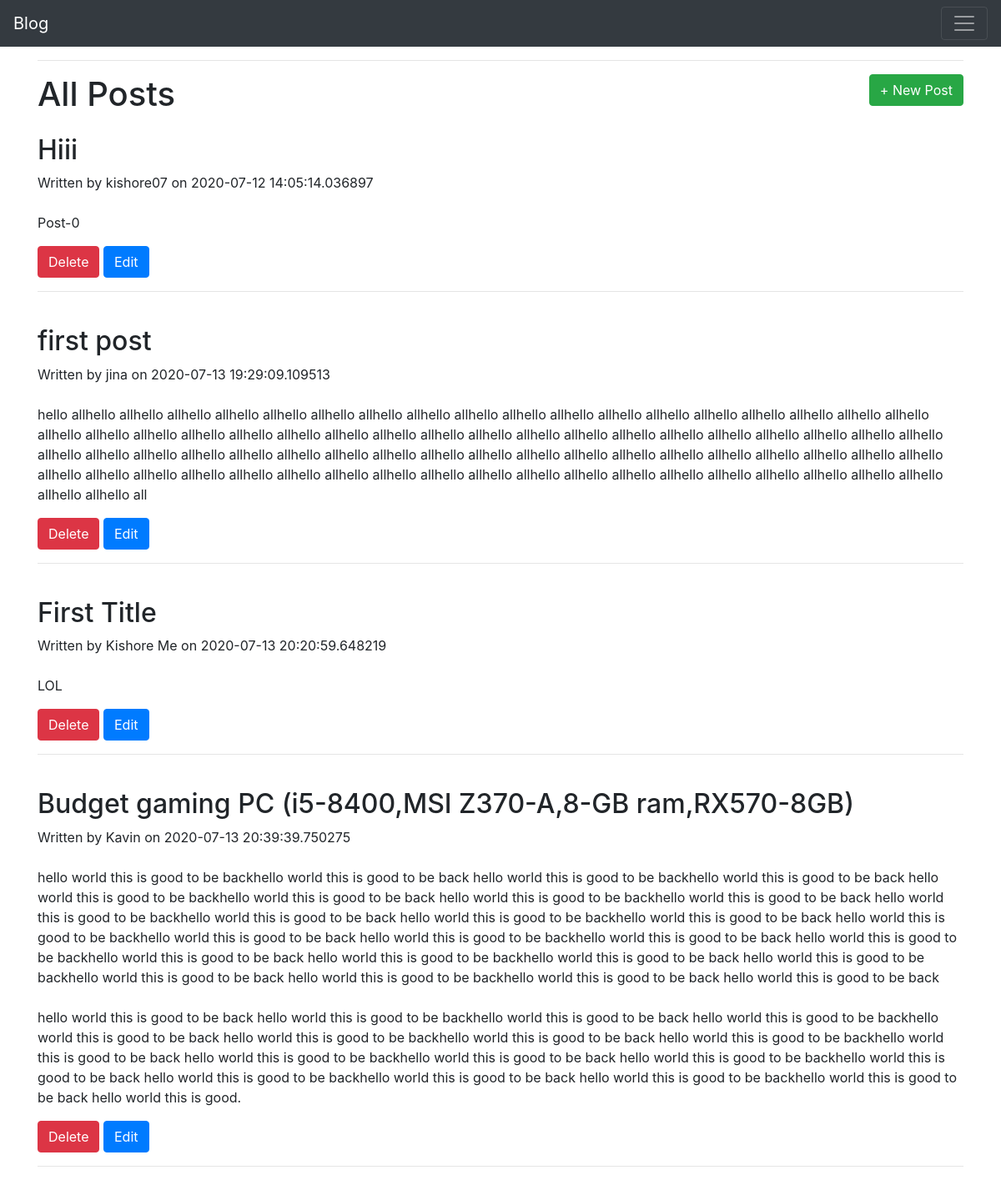
The page /posts on the database its author committed.
### app.py (models this page shows, shortened)
class BlogPost(db.Model):
    id = db.Column(db.Integer, primary_key=True)
    title = db.Column(db.String(100), nullable=False)
    content = db.Column(db.Text, nullable=False)
    author = db.Column(db.String(20), nullable=False, default='N/A')
    date_posted = db.Column(db.DateTime, nullable=False, default=datetime.utcnow)

### app.py (the view)
@app.route('/posts', methods=['GET', 'POST'])
def posts():
    if request.method == 'POST':
        post_title = request.form['title']
        post_content = request.form['content']
        post_author = request.form['author']
        new_post = BlogPost(
            title=post_title, content=post_content, author=post_author)
        db.session.add(new_post)
        db.session.commit()
        return redirect('/posts')
    else:
        all_posts = BlogPost.query.order_by(BlogPost.date_posted).all()
        return render_template('posts.html', posts=all_posts)

### templates/posts.html (shortened to what this page needs)
{% extends 'base.html' %}
{% block body %}
<hr>
<div>
    <h1 style="display: inline;">All Posts</h1>
    <a href="/posts/new" class="btn btn-success float-right" style="display: inline;">+ New Post</a>
</div>
{% for post in posts %}
<br>
<h2>{{ post.title }}</h2>
{% if post.author %}
<medium> Written by {{ post.author }} on {{ post.date_posted }}</medium>
{% else %}
<medium> Written by Unknown on {{ post.date_posted }}</medium>
{% endif %}
<br>
<br>
<p style="white-space: pre-wrap;">{{ post.content }}</p>
<a href="/posts/delete/{{ post.id }}" class="btn btn-danger">Delete</a>
<a href="/posts/edit/{{ post.id }}" class="btn btn-primary">Edit</a>
<hr>
{% endfor %}
{% endblock %}

### templates/base.html (shortened to what this page needs)
<!DOCTYPE html>
<html lang="en">
<head>
    <link rel="stylesheet" href="https://stackpath.bootstrapcdn.com/bootstrap/4.5.0/css/bootstrap.min.css"
>
</head>
<body>
    <nav class="navbar navbar-dark bg-dark">
        <a class="navbar-brand" href="/">Blog</a>
        <button class="navbar-toggler" type="button" data-toggle="collapse" data-target="#navbarsExample01"
            aria-controls="navbarsExample01" aria-expanded="false" aria-label="Toggle navigation">
            <span class="navbar-toggler-icon"></span>
        </button>
    </nav>
    <div class="container">
        {% block body %} {% endblock %}
    </div>
</body>
</html>

### rows shown on the page
BlogPost: title "Hiii", author "kishore07", date_posted "2020-07-12 14:05:14.036897", content "Post-0"
BlogPost: title "first post", author "jina", date_posted "2020-07-13 19:29:09.109513", content "hello allhello allhello allhello allhello allhello allhello allhello allhello allhello allhello allhello allhello allhello allhello allhello allhello allhello allhello allhello allhello allhello allhello allhello allhello allhello allhello allhello allhello allhello allhello allhello allhello allhello allhello allhello allhello allhello allhello allhello allhello allhello allhello allhello allhello allhello allhello allhello allhello allhello allhello allhello allhello allhello allhello allhello allhello allhello allhello allhello allhello allhello allhello allhello allhello allhello allhello allhello allhello allhello allhello allhello allhello allhello allhello allhello allhello allhello…"
BlogPost: title "First Title", author "Kishore Me", date_posted "2020-07-13 20:20:59.648219", content "LOL"
BlogPost: title "Budget gaming PC (i5-8400,MSI Z370-A,8-GB ram,RX570-8GB)", author "Kavin", date_posted "2020-07-13 20:39:39.750275", content "hello world this is good to be backhello world this is good to be back hello world this is good to be backhello world this is good to be back hello world this is good to be backhello world this is good to be back hello world this is good to be backhello world this is good to be back hello world this is good to be backhello world this is good to be back hello world this is good to be backhello world this is good to be back hello world this is good to be backhello world this is good to be back hello world this is good to be backhello world this is good to be back hello world this is good to be backhello world this is good to be back hello world this is good to be backhello world this is good…"
